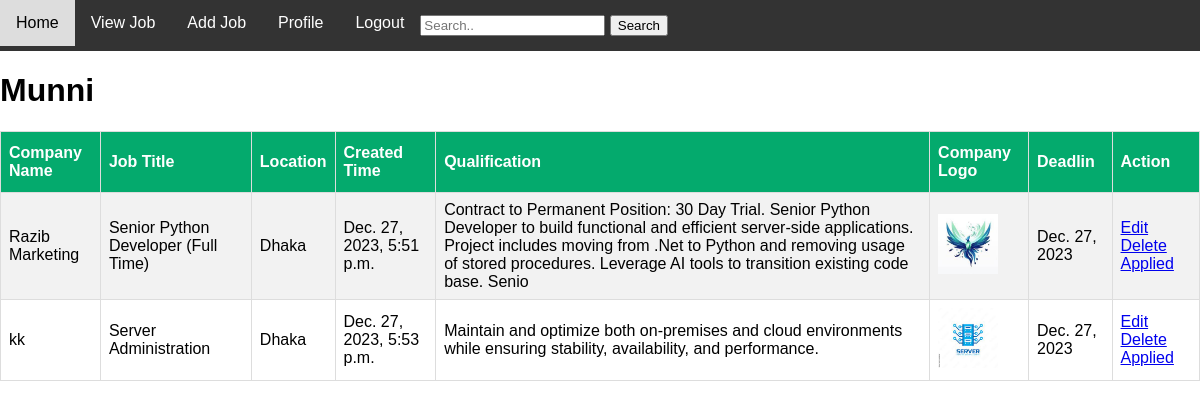
The page /viewjobProfile/ (signed in) on the database its author committed.
### myApp/models.py (models this page shows, shortened)
class Custom_User(AbstractUser):
    USER = [
        ('recruiter','Recuriter'),
        ('jobseeker','JobSeeker'),
    ]
    display_name = models.CharField(max_length=100)
    email = models.EmailField()
    password = models.CharField(max_length=100)
    confirm_password = models.CharField(max_length=100)
    user_type = models.CharField(choices=USER , max_length=100)
    profile_pic = models.ImageField(upload_to= "media/profile_pic" , null= True)
    about=models.TextField(null=True)
    def __str__(self):
        return self.display_name

class Job_M (models.Model):
    job_title = models.CharField(max_length=100, null= True)
    company_name = models.CharField(max_length=100 , null= True)
    job_location = models.CharField(max_length=100 , null= True)
    job_description = models.TextField(null =True)
    create_at = models.DateTimeField(auto_now_add=True, null =True)
    qualification=models.TextField(max_length=100, null=True)
    company_logo= models.ImageField(upload_to= "media/company_logo" , null= True)
    deadline=models.DateField(auto_now_add=True, null =True)
    job_creator = models.ForeignKey(Custom_User, on_delete=models.CASCADE)

### myProject/views.py (the view)
# urls.py: path('viewjobProfile/',viewjobProfile, name="viewjobProfile"),
def viewjobProfile(request):
    user=request.user
    creator=Job_M.objects.filter(job_creator=user)
    context={
        'creator':creator
    }
    return render(request,'viewjobProfile.html',context)

### template/viewjobProfile.html (shortened to what this page needs)
{% extends 'dashboard.html' %}
{% block content %}
<!DOCTYPE html>
<html>
<head>
</head>
<body>
<h1>{{request.user}}</h1>
<table id="customers">
  <tr>
    <th>Company Name</th>
    <th>Job Title</th>
    <th>Location</th>
    <th>Created Time</th>
    <th>Qualification</th>
    <th>Company Logo</th>
    <th>Deadlin</th>
    <th>Action</th>
  </tr>
  {% for i in creator %}
  <tr>
    <td>{{i.company_name}}</td>
    <td>{{i.job_title}}</td>
    <td>{{i.job_location}}</td>
    <td>{{i.create_at}}</td>
    <td>{{i.qualification}}</td>
    <td><img src="/{{i.company_logo}}" alt="company_logo" height="60px" width="60px"></td>
    <td>{{i.deadline}}</td>
    <td>
        <a href="{% url 'jobIdCall' i.id %}">Edit</a>
        <a href="{% url 'deletejob' i.id %}" >Delete</a>
        <a href="{% url 'applicate' i.id %}">Applied</a>
    </td>
  </tr>
  {% endfor %}
</table>
</body>
</html>
{% endblock %}

### template/dashboard.html (style rules this page uses)
body { font-family: Arial, sans-serif; margin: 0; padding: 0; }

### template/viewjobProfile.html (style rules this page uses)
#customers { font-family: Arial, Helvetica, sans-serif; border-collapse: collapse; width: 100%; }
#customers td, #customers th { border: 1px solid #ddd; padding: 8px; }
#customers tr:nth-child(even) { background-color: #f2f2f2; }
#customers th { padding-top: 12px; padding-bottom: 12px; text-align: left; background-color: #04AA6D; color: white; }

### rows shown on the page
Custom_User: user "Munni"
Job_M: company_name "Razib Marketing", job_title "Senior Python Developer (Full Time)", job_location "Dhaka", create_at "Dec. 27, 2023, 5:51 p.m.", qualification "Contract to Permanent Position: 30 Day Trial. Senior Python Developer to build functional and efficient server-side applications. Project includes moving from .Net to Python and removing usage of stored procedures. Leverage AI tools to transition existing code base. Senio", company_logo (picture), deadline "Dec. 27, 2023"
Job_M: company_name "kk", job_title "Server Administration", job_location "Dhaka", create_at "Dec. 27, 2023, 5:53 p.m.", qualification "Maintain and optimize both on-premises and cloud environments while ensuring stability, availability, and performance.", company_logo (picture), deadline "Dec. 27, 2023"
